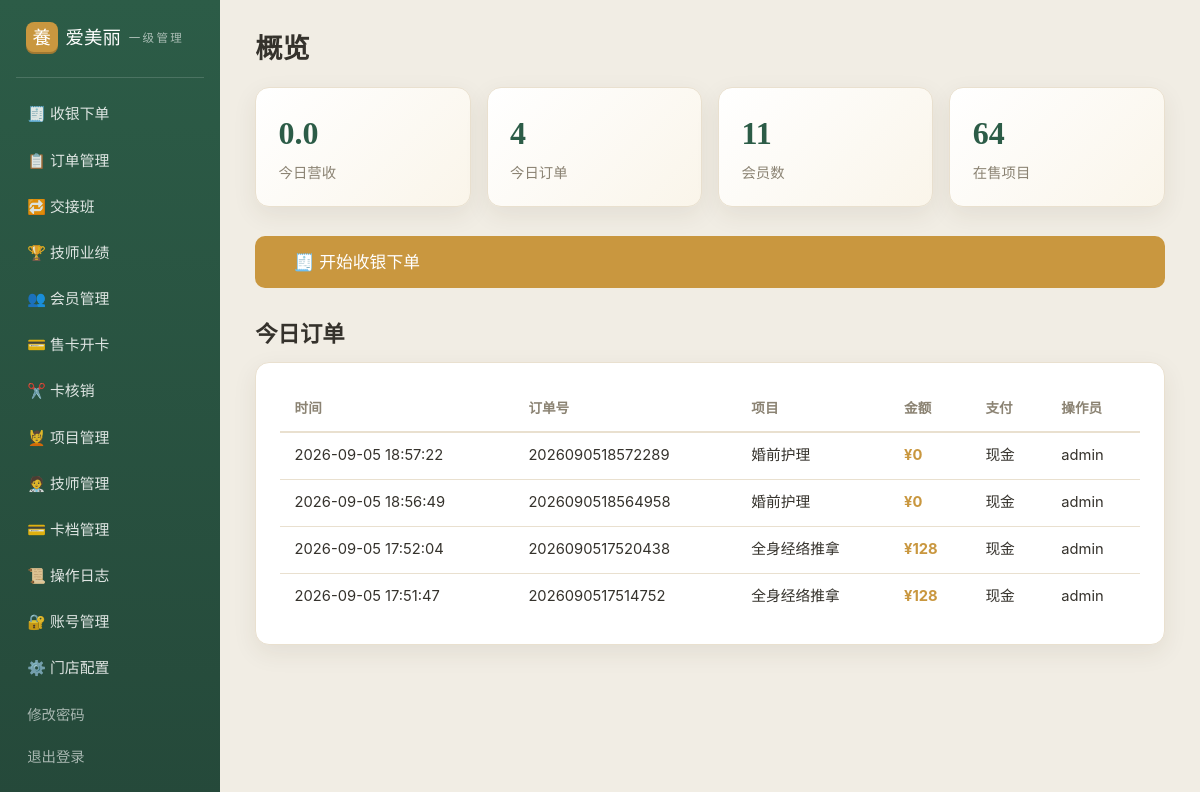
The page /admin/ (signed in) on the database its author committed.
### tables this page shows
CREATE TABLE settings (
    shop_id INTEGER, key TEXT, value TEXT, PRIMARY KEY (shop_id, key));

CREATE TABLE admins (
    id INTEGER PRIMARY KEY AUTOINCREMENT, shop_id INTEGER, username TEXT, pass TEXT, role TEXT DEFAULT 'super', phone TEXT DEFAULT '', active INTEGER DEFAULT 1);

CREATE TABLE orders (
    id INTEGER PRIMARY KEY AUTOINCREMENT, shop_id INTEGER, order_no TEXT, member_id INTEGER,
    member_card_id INTEGER, items_json TEXT, total REAL, discount REAL DEFAULT 0,
    pay_method TEXT, status TEXT DEFAULT 'paid', operator_id INTEGER, created_at TEXT);

### app.py (the view)
@app.get("/admin/")
@admin_required
def admin_index():
    db = get_db()
    today = datetime.now().strftime("%Y-%m-%d") + "%"
    stats = {
        "今日营收": db.execute("SELECT COALESCE(SUM(total-discount), 0) s FROM orders "
                            "WHERE status='paid' AND created_at LIKE ?", (today,)).fetchone()["s"],
        "今日订单": db.execute("SELECT COUNT(*) c FROM orders WHERE created_at LIKE ?",
                            (today,)).fetchone()["c"],
        "会员数": db.execute("SELECT COUNT(*) c FROM members").fetchone()["c"],
        "在售项目": db.execute("SELECT COUNT(*) c FROM services WHERE active=1").fetchone()["c"],
    }
    recent = db.execute(
        "SELECT o.*, a.username opname FROM orders o LEFT JOIN admins a ON a.id=o.operator_id "
        "WHERE o.created_at LIKE ? ORDER BY o.id DESC LIMIT 8", (today,)).fetchall()
    return render_template("admin/index.html", stats=stats, recent=recent)

### app.py (called while the page is built)
@app.after_request
def security_headers(resp):
    resp.headers["X-Content-Type-Options"] = "nosniff"
    resp.headers["X-Frame-Options"] = "DENY"
    resp.headers["Referrer-Policy"] = "same-origin"
    return resp

def _csrf_token():
    if "csrf" not in session:
        session["csrf"] = os.urandom(16).hex()
    return session["csrf"]

@app.before_request
def check_csrf():
    if request.method == "POST" and not request.is_json \
            and request.form.get("_csrf") != _csrf_token():
        from werkzeug.exceptions import abort
        abort(400)

def get_db():
    if "db" not in g:
        g.db = sqlite3.connect(DB_PATH)
        g.db.row_factory = sqlite3.Row
    return g.db

def get_settings():
    if "cfg" not in g:
        g.cfg = dict(get_db().execute("SELECT key, value FROM settings"))
    return g.cfg

def get_admin():
    if "adm" not in g:
        g.adm = None
        if session.get("aid"):
            g.adm = get_db().execute("SELECT * FROM admins WHERE id=?",
                                     (session["aid"],)).fetchone()
    return g.adm

@app.context_processor
def inject_shop():
    cfg = get_settings()
    return {"cfg": cfg, "shop": {"name": cfg.get("site_name", "养生馆")},
            "now": datetime.now(), "csrf": _csrf_token(), "adm": get_admin()}

def admin_required(f):
    @wraps(f)
    def w(*a, **k):
        if not session.get("aid"):
            return redirect(url_for("admin_login"))
        return f(*a, **k)
    return w

### templates/admin/index.html
{% extends "admin/base.html" %}
{% block content %}
<h1>概览</h1>
<div class="stats">
  {% for name, val in stats.items() %}
  <div class="stat"><b>{{ val }}</b><span>{{ name }}</span></div>
  {% endfor %}
</div>
<p><a class="btn btn-gold btn-big" href="{{ url_for('admin_pos') }}">🧾 开始收银下单</a></p>
<h2>今日订单</h2>
<div class="card table-card">
  {% if recent %}
  <table>
    <tr><th>时间</th><th>订单号</th><th>项目</th><th>金额</th><th>支付</th><th>操作员</th></tr>
    {% for o in recent %}
    <tr>
      <td>{{ o.created_at }}</td>
      <td>{{ o.order_no }}</td>
      <td>{{ (o.items_json|fromjson)|map(attribute="name")|join("、") }}</td>
      <td><b class="price">{{ (o.total - o.discount)|yuan }}</b></td>
      <td>{{ o.pay_method }}</td>
      <td>{{ o.opname or "—" }}</td>
    </tr>
    {% endfor %}
  </table>
  {% else %}
  <p class="muted">今日还没有订单，点击上方按钮开始收银</p>
  {% endif %}
</div>
{% endblock %}

### templates/admin/base.html (shortened to what this page needs)
<!doctype html>
<html lang="zh-CN">
<head>
<link rel="stylesheet" href="{{ url_for('static', filename='style.css') }}">
</head>
<body class="admin-body">
<div class="admin">
  <aside class="aside">
    <div class="aside-brand"><span class="brand-mark">養</span>{{ cfg.site_name }}<small>
      {{ "一级管理" if adm.role == "super" else "前台操作" }}</small></div>
    <nav>
      <a href="{{ url_for('admin_pos') }}">🧾 收银下单</a>
      <a href="{{ url_for('admin_orders') }}">📋 订单管理</a>
      <a href="{{ url_for('admin_shift') }}">🔁 交接班</a>
      <a href="{{ url_for('admin_tech_stats') }}">🏆 技师业绩</a>
      <a href="{{ url_for('admin_members') }}">👥 会员管理</a>
      <a href="{{ url_for('admin_card_sell') }}">💳 售卡开卡</a>
      <a href="{{ url_for('admin_member_cards') }}">✂️ 卡核销</a>
      <a href="{{ url_for('admin_services') }}">💆 项目管理</a>
      <a href="{{ url_for('admin_technicians') }}">🧑‍⚕️ 技师管理</a>
      {% if adm.role == "super" %}
      <a href="{{ url_for('admin_cards') }}">💳 卡档管理</a>
      <a href="{{ url_for('admin_oplogs') }}">📜 操作日志</a>
      <a href="{{ url_for('admin_accounts') }}">🔐 账号管理</a>
      <a href="{{ url_for('admin_config') }}">⚙️ 门店配置</a>
      {% endif %}
    </nav>
    <a class="aside-foot" href="{{ url_for('admin_change_pw') }}">修改密码</a>
    <a class="aside-foot" href="{{ url_for('admin_logout') }}">退出登录</a>
  </aside>
  <div class="admin-main">
    {% block content %}{% endblock %}
  </div>
</div>
</body>
</html>

### static/style.css (style rules this page uses)
:root { --bg: #f6f1e8; --card: #fff; --ink: #35322c; --muted: #8b8373; --green: #3d7a5f; --green-d: #2c5c47; --gold: #c9973f; --gold-l: #f3e3c3; --line: #e9e0cf; --danger: #b3544a; --radius: 14px; --shadow: 0 8px 24px rgba(60, 50, 30, .08); --serif: "STKaiti", "KaiTi", "SimSun", serif; }
* { margin: 0; padding: 0; box-sizing: border-box; }
html { scroll-behavior: smooth; }
body { font-family: -apple-system, "PingFang SC", "Microsoft YaHei", "Segoe UI", sans-serif; background: var(--bg); color: var(--ink); line-height: 1.6; min-height: 100vh; display: flex; flex-direction: column; }
a { color: var(--green); text-decoration: none; }
h1, h2, h3 { font-family: var(--serif); line-height: 1.3; }
h1 { font-size: 2rem; margin-bottom: 1.2rem; }
h2 { font-size: 1.4rem; margin-bottom: .8rem; }
.price { color: var(--gold); }
.brand-mark { display: inline-flex; align-items: center; justify-content: center; width: 2rem; height: 2rem; border-radius: 8px; background: var(--gold); color: #fff; font-family: var(--serif); font-size: 1.15rem; box-shadow: inset 0 -2px 0 rgba(0, 0, 0, .2); }
.btn { display: inline-block; background: var(--green); color: #fff; border: none; padding: .55rem 1.4rem; border-radius: 10px; cursor: pointer; font-size: .95rem; font-family: inherit; transition: transform .15s, box-shadow .15s, background .15s; }
.btn-gold { background: var(--gold); }
.btn-big { padding: .8rem 2.4rem; font-size: 1.05rem; width: 100%; }
.card { background: var(--card); border-radius: var(--radius); padding: 1.4rem; box-shadow: var(--shadow); border: 1px solid var(--line); transition: transform .2s, box-shadow .2s; }
.table-card { padding: .4rem .2rem; overflow-x: auto; }
table { width: 100%; border-collapse: collapse; font-size: .92rem; }
th { text-align: left; color: var(--muted); font-weight: 600; font-size: .85rem; padding: .7rem .9rem; border-bottom: 2px solid var(--line); white-space: nowrap; }
td { padding: .7rem .9rem; border-bottom: 1px solid var(--line); vertical-align: top; }
tr:last-child td { border-bottom: none; }
.admin-body { background: #f1ede4; }
.admin { display: flex; min-height: 100vh; }
.aside { width: 220px; flex-shrink: 0; background: linear-gradient(180deg, #2c5c47, #25493a); color: #fff; display: flex; flex-direction: column; padding: 1.4rem 1rem; }
.aside-brand { font-family: var(--serif); font-size: 1.15rem; padding: 0 .6rem 1.4rem; display: flex; align-items: center; gap: .5rem; border-bottom: 1px solid rgba(255, 255, 255, .15); margin-bottom: 1rem; }
.aside-brand small { display: block; font-size: .72rem; color: rgba(255, 255, 255, .6); font-family: inherit; letter-spacing: .2em; }
.aside nav { display: flex; flex-direction: column; gap: .2rem; flex: 1; }
.aside nav a { color: rgba(255, 255, 255, .85); padding: .6rem .7rem; border-radius: 9px; font-size: .93rem; }
.aside-foot { color: rgba(255, 255, 255, .6); padding: .6rem .7rem; font-size: .9rem; }
.admin-main { flex: 1; padding: 2rem 2.2rem 3rem; min-width: 0; }
.admin-main h1 { font-size: 1.7rem; }
.admin-main h2 { margin-top: 1.4rem; }
.admin-main .card { margin-bottom: 1.4rem; padding: 1.5rem; }
.admin-main > h2 { margin-top: 2rem; }
.stats { display: grid; grid-template-columns: repeat(auto-fit, minmax(160px, 1fr)); gap: 1rem; margin-bottom: 1.8rem; }
.stat { background: linear-gradient(135deg, #fff, #faf5ea); border: 1px solid var(--line); border-radius: var(--radius); padding: 1.3rem 1.4rem; box-shadow: var(--shadow); }
.stat b { display: block; font-size: 2rem; font-family: var(--serif); color: var(--green-d); }
.stat span { color: var(--muted); font-size: .9rem; }

### rows shown on the page
settings: site_name "爱美丽"
admins: role "一级管理"
orders: created_at "2026-09-05 18:57:22", order_no "2026090518572289", items_json "婚前护理", (o.total-o.discount)|yuan "¥0", pay_method "现金", username "admin"
orders: created_at "2026-09-05 18:56:49", order_no "2026090518564958", items_json "婚前护理", (o.total-o.discount)|yuan "¥0", pay_method "现金", username "admin"
orders: created_at "2026-09-05 17:52:04", order_no "2026090517520438", items_json "全身经络推拿", (o.total-o.discount)|yuan "¥128", pay_method "现金", username "admin"
orders: created_at "2026-09-05 17:51:47", order_no "2026090517514752", items_json "全身经络推拿", (o.total-o.discount)|yuan "¥128", pay_method "现金", username "admin"

### other values the page prints
{{ val }} "0.0" "4" "11" "64"
{{ name }} "今日营收" "今日订单" "会员数" "在售项目"
